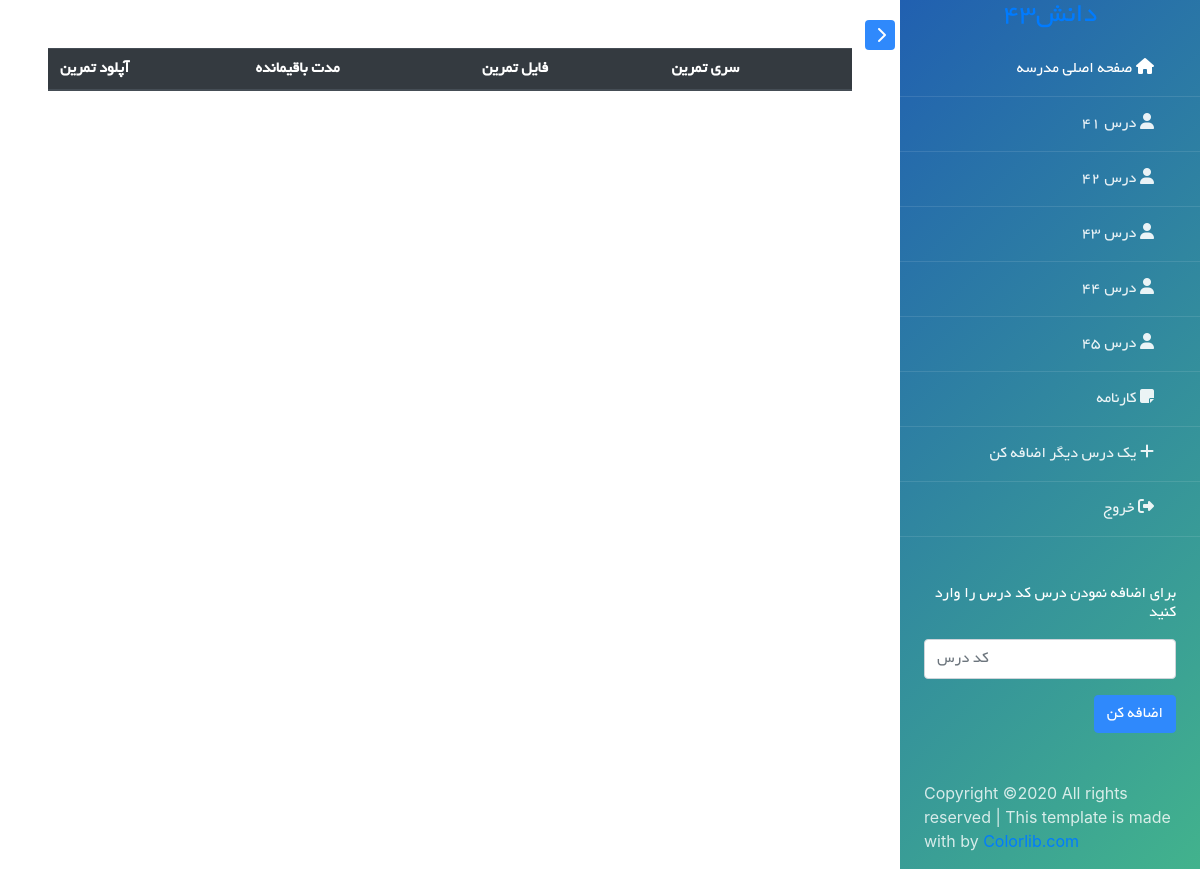
Page /profile/my/ (signed in) on the committed database.
### klass/models.py (models this page shows, shortened)
class Dars(models.Model):
    name  = models.CharField(max_length = 200)
    passwd = models.CharField(max_length = 20 , unique=True , blank=False , null = False)
    image = models.ImageField(upload_to='Classes')
    Time_created = models.DateTimeField(auto_now_add=True)
    students = models.ManyToManyField(Student)
    teacher = models.ForeignKey(Teacher , on_delete=models.CASCADE)
    class Meta:
        verbose_name_plural = "دروس"

### my_profile/views.py (the view)
# urls.py: path('my/' , views.my , name = 'my'),
@login_required
def my(request , template_name = 'my_profile/my.html') :
    student = Student.objects.get(user = request.user)
    doroos = Dars.objects.filter(students = student)
    context = {
        "doroos" : doroos,
        "student" : student
    }
    return render(request , template_name , context)

### my_profile/templates/my_profile/my.html (shortened to what this page needs)
{% load static %}
<html lang="en">
  <head>
		<link rel="stylesheet" href="https://stackpath.bootstrapcdn.com/font-awesome/4.7.0/css/font-awesome.min.css">
		<link rel="stylesheet" href= "{% static  "my_profile/css/style.css" %}">
		<link rel="stylesheet" href= "{% static  "my_profile/this.css" %}">
		 <link rel="stylesheet" type="text/css" href=" {% static "pfont.css"  %}">
 <link rel="stylesheet" href="https://stackpath.bootstrapcdn.com/bootstrap/4.4.1/css/bootstrap.min.css">
  </head>
  <body>
		<div class="wrapper d-flex align-items-stretch">
			<nav id="sidebar" class="order-last" class="img" style="background-color: black;">
				<div class="custom-menu">
					<button type="button" id="sidebarCollapse" class="btn btn-primary">
	        </button>
        </div>
        <div class="">
               <center>
		  		<h3><a href="index.html" class="logo" style='font-family:"byekan"'>{{user.first_name}} </a></h3>
                  </center>
	        <ul class="list-unstyled components mb-5">
                 <div align = 'right' >
	          <li class="active">
	            <a href="/" style='font-family:"byekan"'> صفحه اصلی مدرسه <span class="fa fa-home mr-3"></span></a>
	          </li>
			  <div >
              {% for dars in doroos %}
	          <li>
			  <a href="#" style='font-family:"byekan"'  id = "{{dars.id}}" class="doroos" > {{dars.name}} درس <span class="fa fa-user mr-3"></span></a>
	          </li>
              {% endfor %}
			  </div>
	          <li>
              <a href="" style='font-family:"byekan"'>کارنامه <span class="fa fa-sticky-note mr-3"></span></a>
	          </li>
	          <li>
              <a href="#" style='font-family:"byekan"'> یک درس دیگر اضافه کن <span class="fa fa-plus mr-3"></span> </a>
	          </li>
	          <li>
              <a href="/logout" style='font-family:"byekan"'> خروج <span class="fa fa-sign-out mr-3"></span></a>
	          </li>
</div>
	        </ul>
	        <div class="mb-5 px-4" align='right'>
						<h3 class="h6 mb-3" style='font-family:"byekan"'>برای اضافه نمودن درس کد درس را وارد کنید</h3>
						<form action="#" class="subscribe-form">
	            <div class="form-group d-flex">
	              <input type="text" class="form-control" placeholder="کد درس" style='font-family:"byekan"' id = 'btntest'>
	            </div>
                <div align = 'right'>
                <button type="submit" class="btn btn-primary" style='font-family:"byekan"'>اضافه کن</button>
                </div>
	          </form>
					</div>
	        <div class="footer px-4">
	        	<p>
						  Copyright &copy; All rights reserved | This template is made with  by <a href="https://colorlib.com" target="_blank">Colorlib.com</a>
						</p>
	        </div>
	      </div>
    	</nav>
      <div id="content" class="p-4 p-md-5 pt-5">
	  <table class="table " id="ttable">
       <thead class="thead-dark">
    <tr>
      <th scope="col" style='font-family:"byekan"'>  آپلود تمرین</th>
      <th scope="col" style='font-family:"byekan"'> مدت باقیمانده</th>
      <th scope="col" style='font-family:"byekan"'>فایل تمرین</th>
      <th scope="col" style='font-family:"byekan"'>سری تمرین</th>
    </tr>
  </thead>
    </table>
</div>
      </div>
  </body>
</html>

### my_profile/static/my_profile/this.css (style rules this page uses)
html { height:100% }
body { height:100%; }

### rows in the picture
Dars: name "41"
Dars: name "42"
Dars: name "43"
Dars: name "44"
Dars: name "45"
